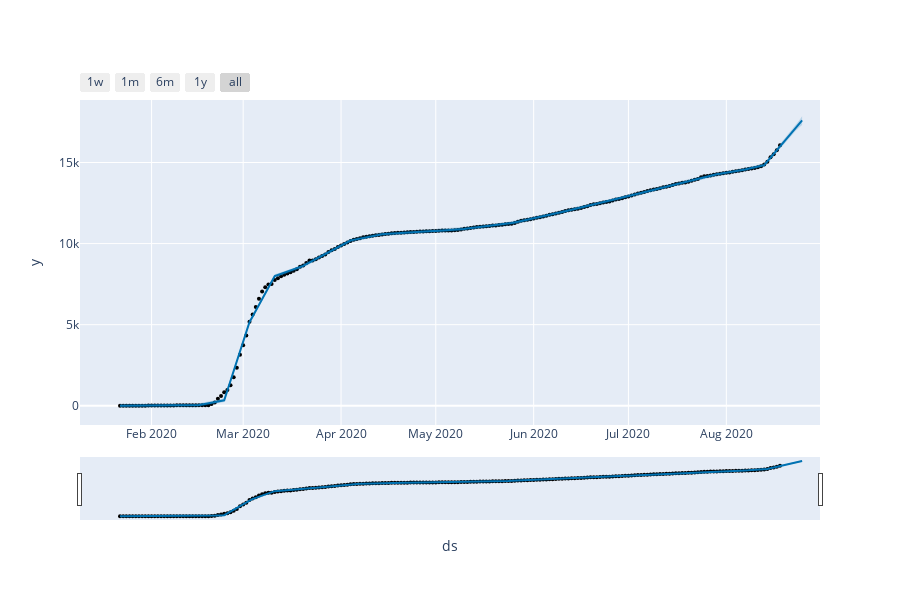

Notebook code cell kept with this figure:
### Markdown cell above
## Create Model
### Add change points to make more flexible
- https://facebook.github.io/prophet/docs/trend_changepoints.html

### Code cell
# Make Prophet model including daily seasonality
m = Prophet(
    changepoint_prior_scale=0.5, # Increasing it will make the trend more flexible
    changepoint_range=0.98, # place potential changepoints in the first 98% of the time series
    yearly_seasonality=False,
    weekly_seasonality=False,
    daily_seasonality=True,
    seasonality_mode="additive"
)

history = m.fit(df_prophet)

future = m.make_future_dataframe(periods=7)
forecast = m.predict(future)

fig = plot_plotly(m, forecast)
py.iplot(fig)

# conda install -c plotly plotly-orca
fig.write_image(".\\forcast_line.png")

### Figure 1 — Plotly figure (JSON) as saved in the notebook; plotly's stock layout.template omitted (floating-point values rounded to 4 significant figures; data arrays with more than 128 entries replaced by an {"elided": "..."} marker saying what was removed)
{"data": [{"marker": {"color": "black", "size": 4}, "mode": "markers", "name": "Actual", "type": "scatter", "x": {"elided": "210 str values"}, "y": {"elided": "210 int values"}}, {"hoverinfo": "skip", "line": {"width": 0}, "mode": "lines", "type": "scatter", "x": {"elided": "217 str values"}, "y": {"elided": "217 float values"}}, {"fill": "tonexty", "fillcolor": "rgba(0, 114, 178, 0.2)", "line": {"color": "#0072B2", "width": 2}, "mode": "lines", "name": "Predicted", "type": "scatter", "x": {"elided": "217 str values"}, "y": {"elided": "217 float values"}}, {"fill": "tonexty", "fillcolor": "rgba(0, 114, 178, 0.2)", "hoverinfo": "skip", "line": {"width": 0}, "mode": "lines", "type": "scatter", "x": {"elided": "217 str values"}, "y": {"elided": "217 float values"}}], "layout": {"height": 600, "showlegend": false, "width": 900, "xaxis": {"rangeselector": {"buttons": [{"count": 7, "label": "1w", "step": "day", "stepmode": "backward"}, {"count": 1, "label": "1m", "step": "month", "stepmode": "backward"}, {"count": 6, "label": "6m", "step": "month", "stepmode": "backward"}, {"count": 1, "label": "1y", "step": "year", "stepmode": "backward"}, {"step": "all"}]}, "rangeslider": {"visible": true}, "title": {"text": "ds"}, "type": "date"}, "yaxis": {"title": {"text": "y"}}}}
